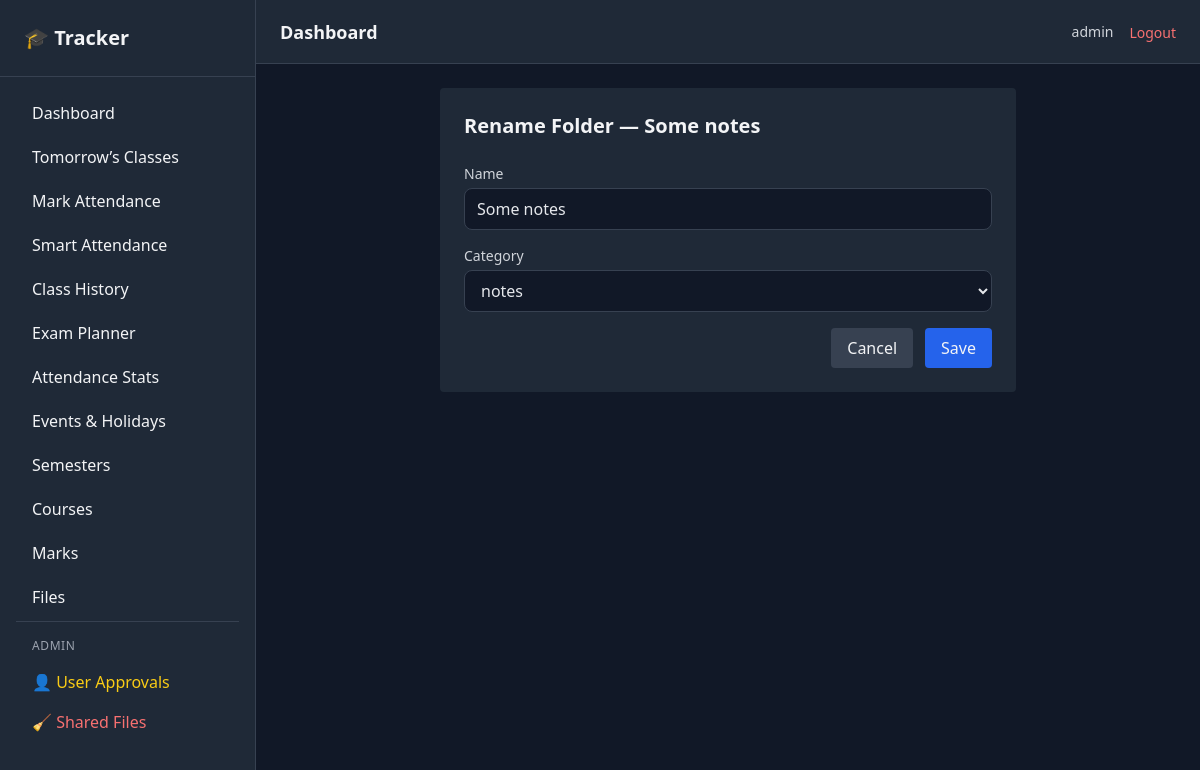
Screenshot of /files/folder/4/edit/ (signed in) with the database file from the repository.
### core/models.py (models this page shows, shortened)
class User(AbstractUser):
    email = models.EmailField(unique=True)
    full_name = models.CharField(max_length=200, null=True, blank=True)
    mobile = models.CharField(max_length=20, null=True, blank=True)
    university = models.CharField(
        max_length=200,
        blank=True,
        null=True
    )
    dob = models.DateField(
        blank=True,
        null=True
    )
    is_approved = models.BooleanField(default=False)

class Folder(models.Model):
    user = models.ForeignKey(
        settings.AUTH_USER_MODEL,
        on_delete = models.CASCADE,
        related_name = 'folders'
    )
    category = models.ForeignKey(
        FileCategory,
        on_delete = models.CASCADE,
        related_name = 'folders'
    )
    name = models.CharField(max_length=150)
    is_protected = models.BooleanField(default=False)
    pin_has = models.CharField(max_length=225, blank=True)

### core/views.py (the view)
# urls.py: path("files/folder/<int:folder_id>/edit/", views.edit_folder, name="edit_folder"),
@login_required
def edit_folder(request, folder_id):
    folder = get_object_or_404(Folder, id=folder_id, user=request.user)
    form = FolderForm(request.POST or None, instance=folder)
    if form.is_valid():
        form.save()
        return redirect("file_hub")
    return render(request, "files/edit_folder.html", {
        "form": form,
        "folder": folder
    })

### core/forms.py
class FolderForm(forms.ModelForm):
    class Meta:
        model = Folder
        fields = ["category", "name"]
        widgets = {
            "category": forms.Select(attrs={
                "class": BASE_INPUT_CLASSES
            }),
            "name": forms.TextInput(attrs={
                "class": BASE_INPUT_CLASSES,
                "placeholder": "e.g. Lecture Notes"
            }),
        }

### core/models.py (called while the page is built)
    def __str__(self):
        return self.name

### templates/files/edit_folder.html (shortened to what this page needs)
{% extends "base/base.html" %}
{% block content %}
<div class="max-w-xl mx-auto bg-gray-800 p-6 rounded">
    <h2 class="text-xl font-semibold mb-6">
        Rename Folder — {{ folder.name }}
    </h2>
    <form method="post" class="space-y-4">
        {% for field in form %}
            <div>
                <label class="block text-sm text-gray-300 mb-1">
                    {{ field.label }}
                </label>
                {{ field }}
            </div>
        {% endfor %}
        <div class="flex justify-end gap-3">
            <a href="{% url 'file_hub' %}"
               class="px-4 py-2 rounded bg-gray-700">
                Cancel
            </a>
            <button type="submit"
                class="px-4 py-2 rounded bg-blue-600 hover:bg-blue-500">
                Save
            </button>
        </div>
    </form>
</div>
{% endblock %}

### templates/base/navbar.html (shortened to what this page needs)
<header class="h-16 bg-gray-800 border-b border-gray-700 flex items-center justify-between px-4 sm:px-6">
    <div class="flex items-center gap-3">
        <h1 class="text-lg font-semibold">
            Dashboard
        </h1>
    </div>
    <div class="flex items-center gap-4">
        <span class="text-sm text-gray-300 hidden sm:block">
            {{ request.user.username }}
        </span>
        <form method="post" action="{% url 'logout' %}">
            <button type="submit"
                    class="text-red-400 hover:text-red-300 text-sm font-medium">
                Logout
            </button>
        </form>
    </div>
</header>

### rows the page displays
User: user.username "admin"
Folder: name "Some notes", form "Some notes" "notes"

### other values shown
{{ field.label }} "Name" "Category"
